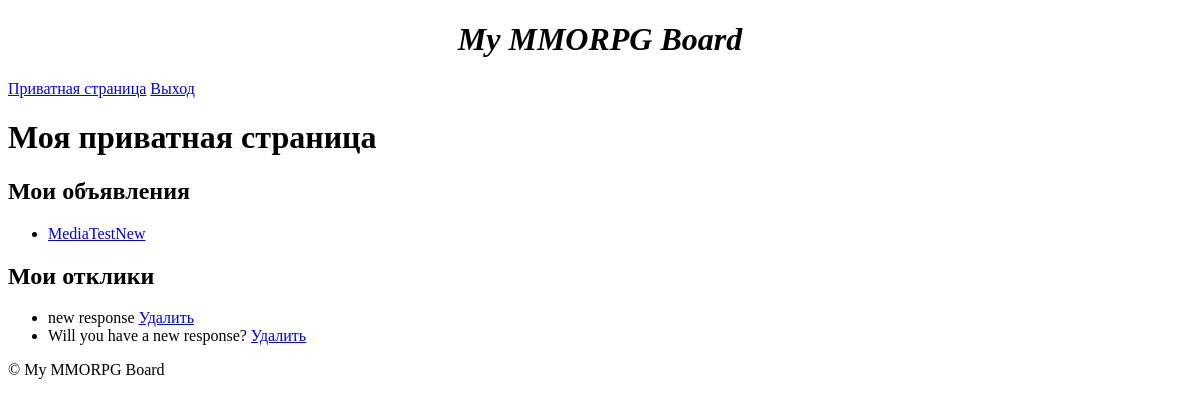
The app's page /private_page/ (signed in), older data.
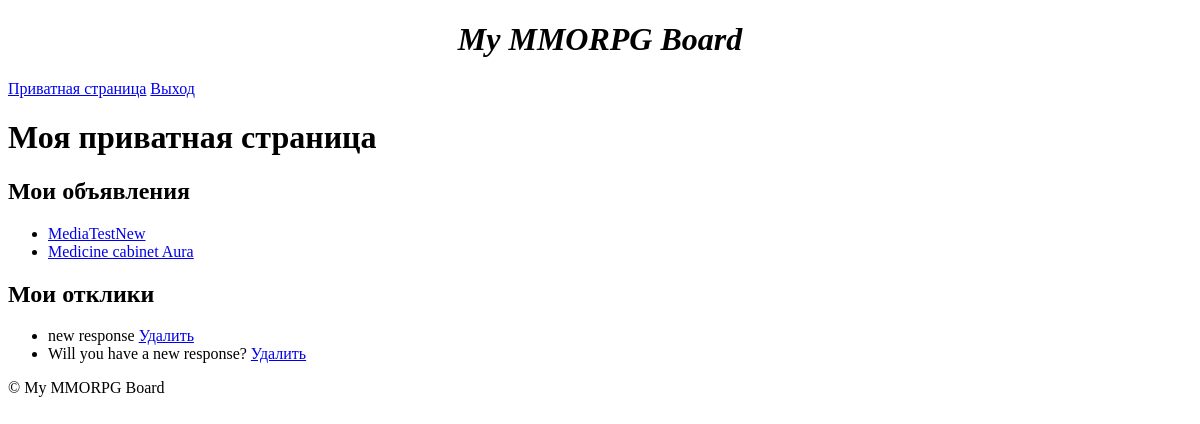
The same page, newer data.
### board/models.py (models this page shows, shortened)
class Advertisement(models.Model):
    user = models.ForeignKey(User, on_delete=models.CASCADE)
    category = models.ForeignKey(Category, on_delete=models.PROTECT)
    title = models.CharField(max_length=200)
    content = RichTextField()  # Заменим TextField на RichTextField
    file = models.FileField(upload_to='media/', blank=True, null=True)  # Добавим поле для медиа-контента
    created_at = models.DateTimeField(auto_now_add=True)

class Response(models.Model):
    user = models.ForeignKey(User, on_delete=models.CASCADE)
    advertisement = models.ForeignKey(Advertisement, on_delete=models.CASCADE)
    content = models.TextField()
    sent_at = models.DateTimeField(auto_now_add=True)
    is_accepted = models.BooleanField(default=False)  # Поле для хранения информации о принятии отклика
    class Meta:
        ordering = ['-sent_at']

### board/views.py (the view)
# urls.py: path('private_page/', views.private_page, name='private_page'),
@login_required
def private_page(request):
    user = request.user
    advertisements = Advertisement.objects.filter(user=user)
    responses = Response.objects.filter(advertisement__user=user)
    return render(request, 'private_page.html', {'advertisements': advertisements, 'responses': responses})

### board/templates/private_page.html (shortened to what this page needs)
{% extends 'base.html' %}
{% block content %}
    <h1>Моя приватная страница</h1>
    <h2>Мои объявления</h2>
    <ul>
        {% for advertisement in advertisements %}
            <li>
                <a href="{% url 'advertisement_detail' advertisement_id=advertisement.pk %}">{{ advertisement.title }}</a>
            </li>
        {% endfor %}
    </ul>
    <h2>Мои отклики</h2>
    <ul>
        {% for response in responses %}
            <li>
                {{ response.content }}
                {% if response.advertisement.user == user %}
                    <a href="{% url 'delete_response' response_id=response.pk %}">Удалить</a>
                {% endif %}
            </li>
        {% endfor %}
    </ul>
{% endblock %}

Row changes from the older to the newer data that the page shows:
added Advertisement: title "Medicine cabinet Aura"
